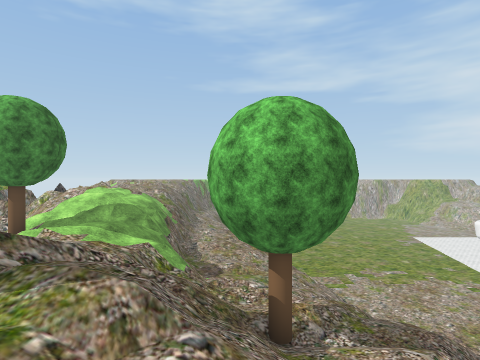
View 1 (above)

24 first-person views from a walk through a scene from a Unity 3-D project. The camera is 1.5 m above the floor, looks level and sees 80° across. The floor is counted in squares, 2 m on a side. Each view is taken from the middle of a square. On the plan, view 1 faces up. The plan holds only what a view shows up to about 10 squares ahead; the rest is blank. The place goes on beyond the plan. Some trees and plants on the terrain are drawn as simple stand-ins. The player character is not drawn. Some surface patterns are stand-ins.

View 2
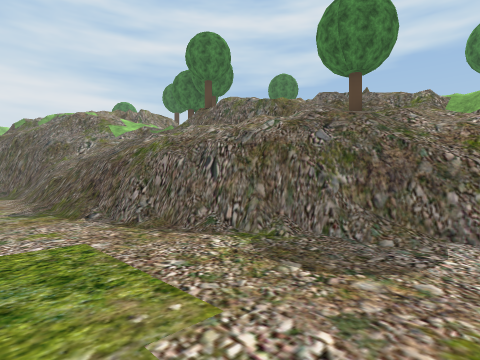

View 3
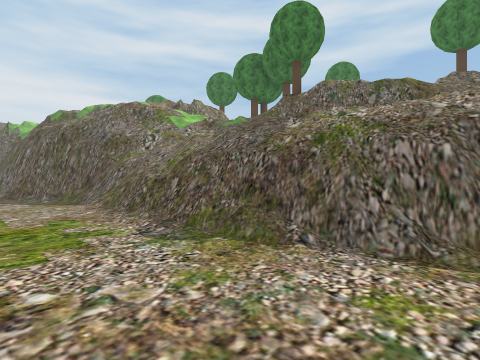

View 4
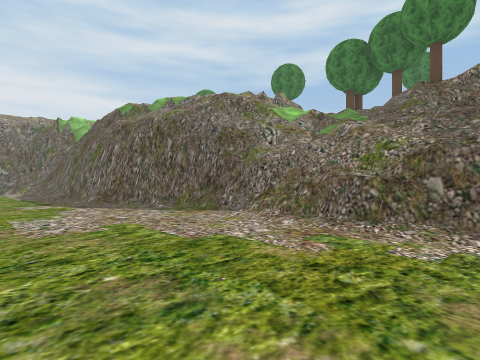

View 5
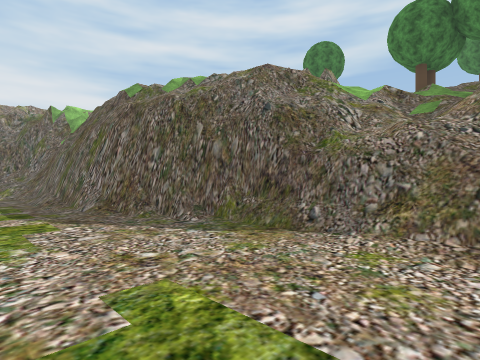

View 6
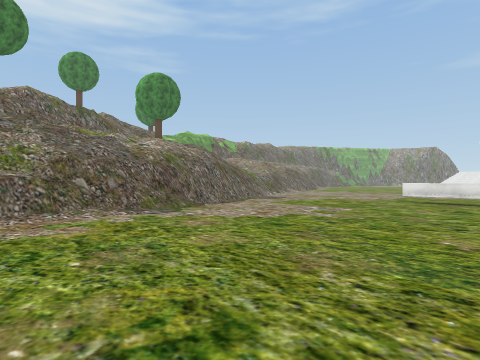

View 7
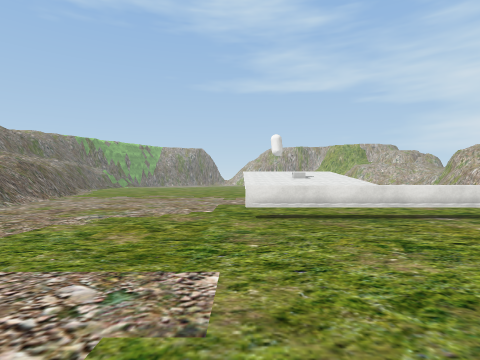

View 8
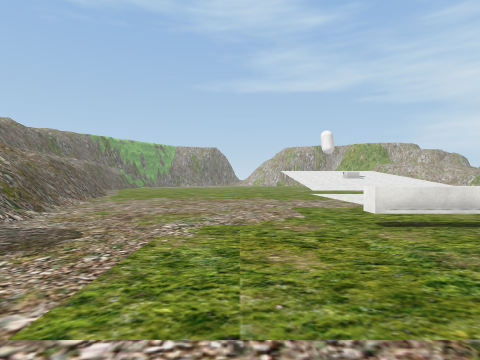

View 9
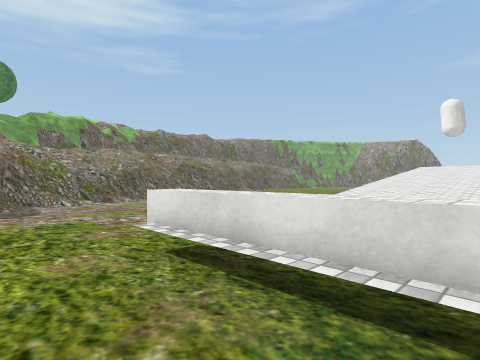

View 10
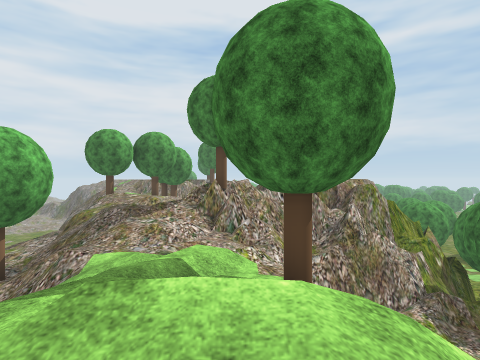

View 11
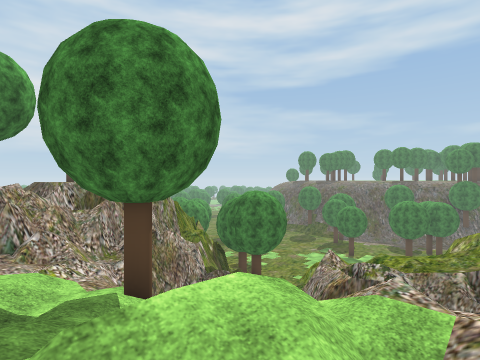

View 12
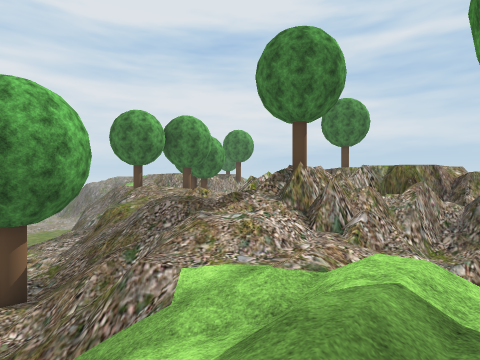

View 13
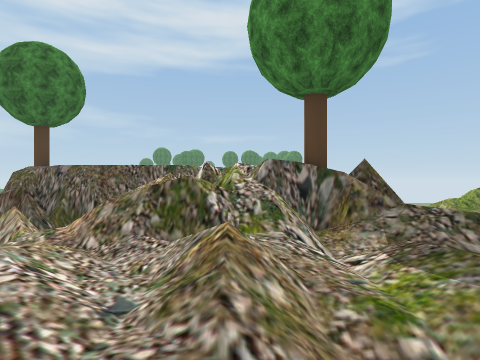

View 14
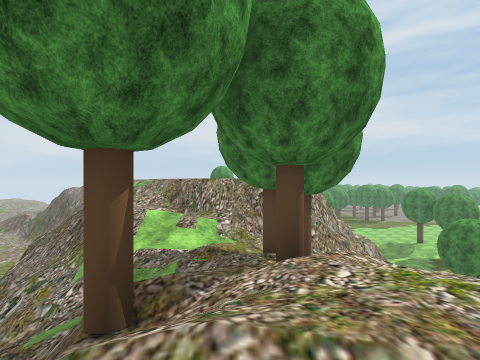

View 15
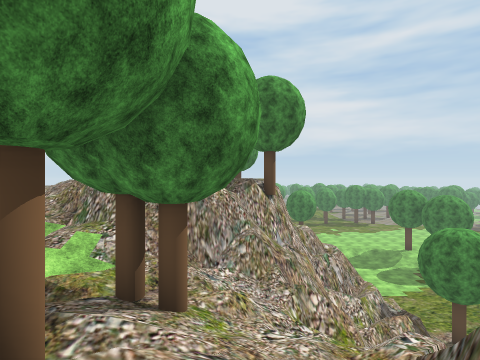

View 16
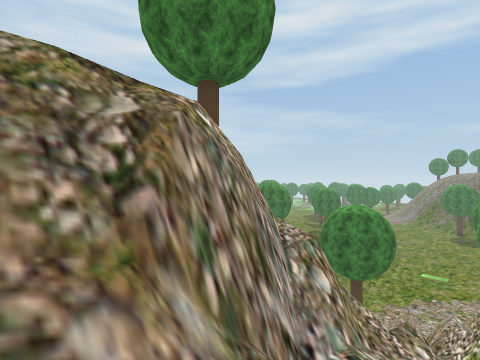

View 17
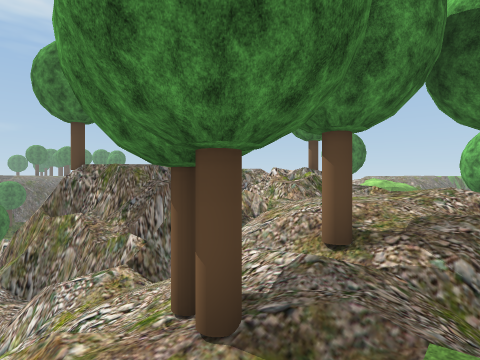

View 18
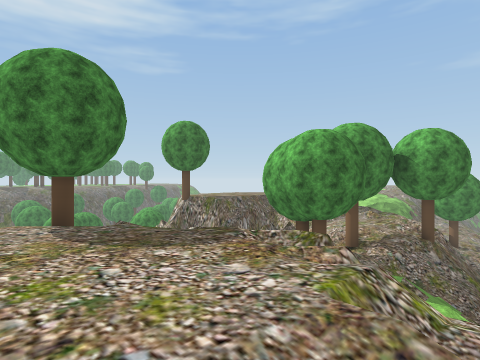

View 19
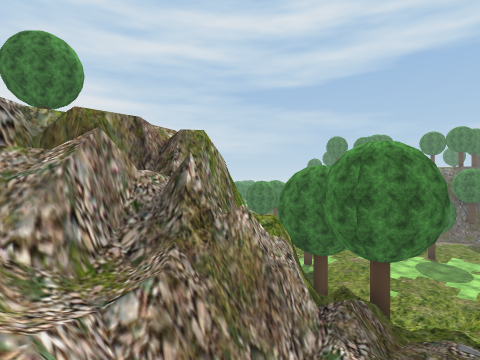

View 20
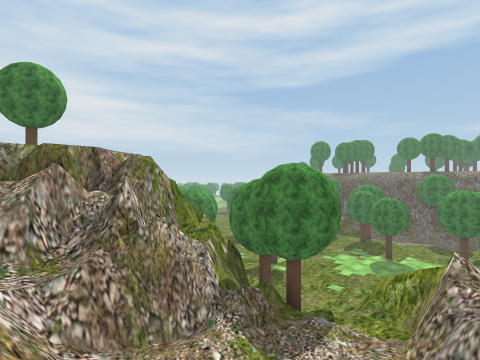

View 21
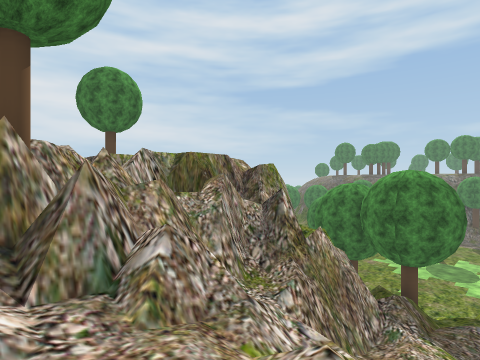

View 22
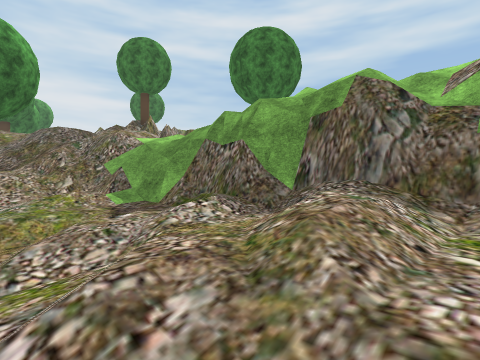

View 23
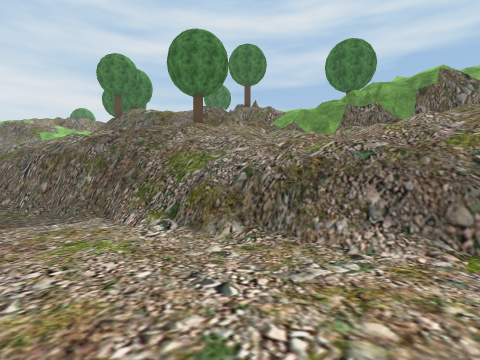

View 24
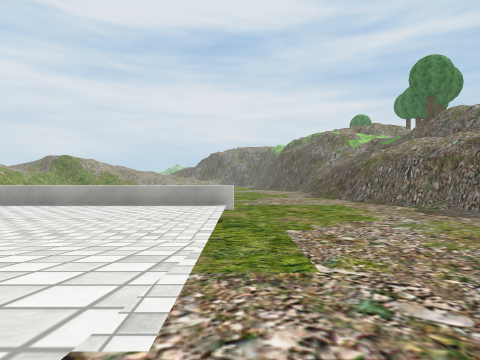

### Floor plan
Key: @ floor where view 1 was taken; # wall or solid block; x gap in a wall; . main floor; : floor 3.25 m higher than the main floor; + floor 3.75 m higher than the main floor; * floor 4.25 m higher than the main floor; % floor 10 m higher than the main floor; / step, stairs or slope; = window, fence, low wall or low ledge; ^ raised ledge; v drop or lower ground; O other object.
Columns run from 18 left of view 1 to 14 right of it. Each row starts with its distance up from view 1.
 13               /=/////v........^^^
 12              //#///////.......^^
 11            ////#=*/////.......^^
 10         #  =////v//////.......^^^
  9         ## /////#///////......^^^
  8         ##  ////////////.....^^^^
  7       ###   O//////////#.........
  6      ##+++  ////=//////#.........
  5 ...==##:+*#=////==/////##........
  4 ....  #=###==//////O///##.......
  3  ....##########///// ///=.......
  2     ###########=///=/ ///v.......
  1      #  #^#####=///=/////v.......
  0            ^vv=///@=/////v.......
 -1             #vv////==/////.......
 -2             #vx////O/////=.......
 -3             ## //////////=.......
 -4             ###//O///////=.....
 -5             #^///O///////v.....
 -6              ##//O//////=#....
 -7              ##=////////v#....
 -8       ./=###=#####v=///=v##...
 -9       ..///###### %==/ //##...
-10        ....###vv/%%%//////#...
-11         .O/# vvO%%%%%/ =//##..
-12         ...# vvv%%%%%%  //##..

Positions as (right, up) in squares from view 1, and headings:
1: (0, 0), facing up
2: (9, 8), facing down-left
3: (10, 4), facing down-left
4: (12, 0), facing down-left
5: (11, -3), facing down-left
6: (14, -3), facing up-left
7: (11, 2), facing up
8: (9, 3), facing up
9: (14, 6), facing up-left
10: (-5, 11), facing down
11: (-4, 11), facing down-left
12: (-3, 9), facing down
13: (0, 1), facing left
14: (0, 0), facing down
15: (-2, -2), facing down
16: (0, -7), facing down-left
17: (1, -7), facing up-left
18: (3, -12), facing up-left
19: (-6, 6), facing down-left
20: (-6, 8), facing down-left
21: (-4, 6), facing down-left
22: (1, 13), facing down-left
23: (7, 13), facing down-left
24: (11, 13), facing down
